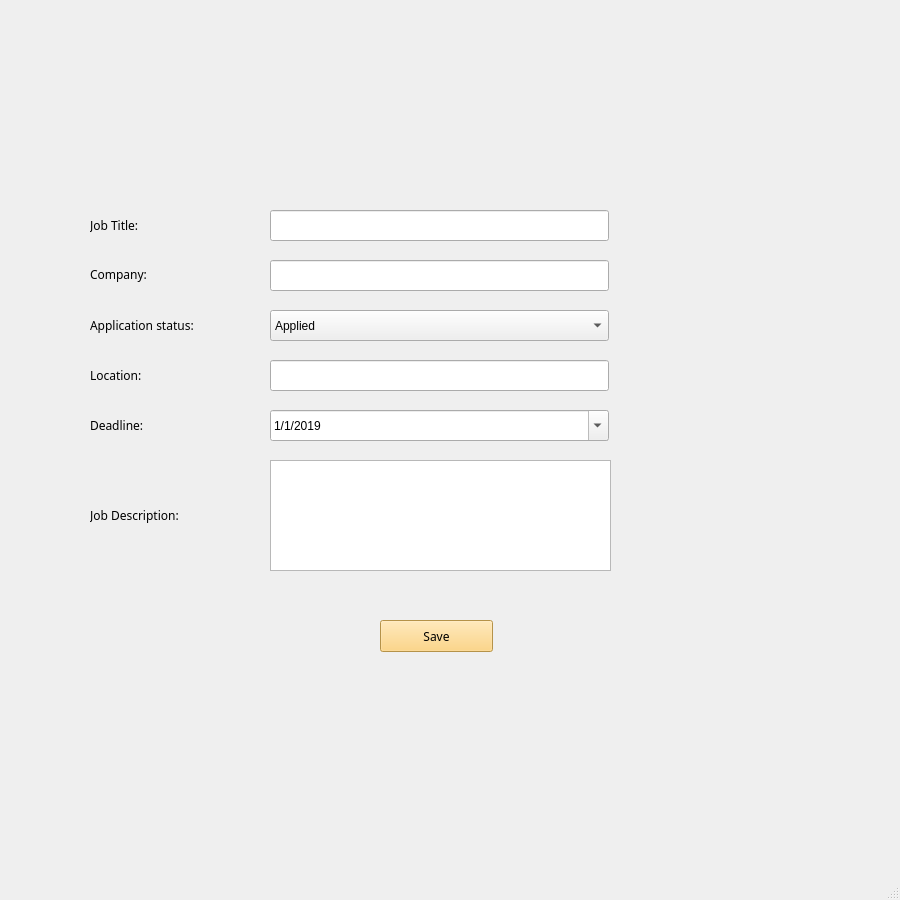
<?xml version="1.0" encoding="UTF-8"?>
<ui version="4.0">
 <class>MainWindow</class>
 <widget class="QMainWindow" name="MainWindow">
  <property name="geometry">
   <rect>
    <x>0</x>
    <y>0</y>
    <width>900</width>
    <height>900</height>
   </rect>
  </property>
  <property name="minimumSize">
   <size>
    <width>900</width>
    <height>900</height>
   </size>
  </property>
  <property name="maximumSize">
   <size>
    <width>900</width>
    <height>900</height>
   </size>
  </property>
  <property name="windowTitle">
   <string>MainWindow</string>
  </property>
  <widget class="QWidget" name="centralwidget">
   <widget class="QPushButton" name="save">
    <property name="geometry">
     <rect>
      <x>380</x>
      <y>620</y>
      <width>113</width>
      <height>32</height>
     </rect>
    </property>
    <property name="font">
     <font>
      <family>Avenir</family>
     </font>
    </property>
    <property name="styleSheet">
     <string notr="true">background-color: rgb(254, 204, 102);</string>
    </property>
    <property name="text">
     <string>Save</string>
    </property>
   </widget>
   <widget class="QLabel" name="label">
    <property name="geometry">
     <rect>
      <x>90</x>
      <y>500</y>
      <width>171</width>
      <height>31</height>
     </rect>
    </property>
    <property name="font">
     <font>
      <family>Avenir</family>
     </font>
    </property>
    <property name="text">
     <string>Job Description:</string>
    </property>
   </widget>
   <widget class="QPlainTextEdit" name="job_description">
    <property name="geometry">
     <rect>
      <x>270</x>
      <y>460</y>
      <width>341</width>
      <height>111</height>
     </rect>
    </property>
   </widget>
   <widget class="QLabel" name="job_title">
    <property name="geometry">
     <rect>
      <x>90</x>
      <y>210</y>
      <width>171</width>
      <height>31</height>
     </rect>
    </property>
    <property name="font">
     <font>
      <family>Avenir</family>
     </font>
    </property>
    <property name="text">
     <string>&lt;html&gt;&lt;head/&gt;&lt;body&gt;&lt;p&gt;Job Title: &lt;/p&gt;&lt;/body&gt;&lt;/html&gt;</string>
    </property>
   </widget>
   <widget class="QLineEdit" name="job_title_edit">
    <property name="geometry">
     <rect>
      <x>270</x>
      <y>210</y>
      <width>339</width>
      <height>31</height>
     </rect>
    </property>
   </widget>
   <widget class="QLabel" name="company">
    <property name="geometry">
     <rect>
      <x>90</x>
      <y>260</y>
      <width>171</width>
      <height>29</height>
     </rect>
    </property>
    <property name="font">
     <font>
      <family>Avenir</family>
     </font>
    </property>
    <property name="text">
     <string>Company:</string>
    </property>
   </widget>
   <widget class="QLineEdit" name="company_edit">
    <property name="geometry">
     <rect>
      <x>270</x>
      <y>260</y>
      <width>339</width>
      <height>31</height>
     </rect>
    </property>
   </widget>
   <widget class="QLabel" name="location">
    <property name="geometry">
     <rect>
      <x>90</x>
      <y>360</y>
      <width>171</width>
      <height>31</height>
     </rect>
    </property>
    <property name="font">
     <font>
      <family>Avenir</family>
     </font>
    </property>
    <property name="text">
     <string>Location:</string>
    </property>
   </widget>
   <widget class="QLineEdit" name="location_edit">
    <property name="geometry">
     <rect>
      <x>270</x>
      <y>360</y>
      <width>339</width>
      <height>31</height>
     </rect>
    </property>
   </widget>
   <widget class="QLabel" name="deadline">
    <property name="geometry">
     <rect>
      <x>90</x>
      <y>410</y>
      <width>171</width>
      <height>31</height>
     </rect>
    </property>
    <property name="font">
     <font>
      <family>Avenir</family>
     </font>
    </property>
    <property name="text">
     <string>Deadline:</string>
    </property>
   </widget>
   <widget class="QDateTimeEdit" name="application_date">
    <property name="geometry">
     <rect>
      <x>270</x>
      <y>410</y>
      <width>339</width>
      <height>31</height>
     </rect>
    </property>
    <property name="dateTime">
     <datetime>
      <hour>0</hour>
      <minute>0</minute>
      <second>0</second>
      <year>2019</year>
      <month>1</month>
      <day>1</day>
     </datetime>
    </property>
    <property name="maximumDateTime">
     <datetime>
      <hour>23</hour>
      <minute>59</minute>
      <second>59</second>
      <year>7999</year>
      <month>10</month>
      <day>30</day>
     </datetime>
    </property>
    <property name="minimumDate">
     <date>
      <year>1950</year>
      <month>1</month>
      <day>1</day>
     </date>
    </property>
    <property name="displayFormat">
     <string>M/d/yyyy</string>
    </property>
    <property name="calendarPopup">
     <bool>true</bool>
    </property>
   </widget>
   <widget class="QLabel" name="status_2">
    <property name="geometry">
     <rect>
      <x>90</x>
      <y>310</y>
      <width>171</width>
      <height>31</height>
     </rect>
    </property>
    <property name="font">
     <font>
      <family>Avenir</family>
     </font>
    </property>
    <property name="text">
     <string>&lt;html&gt;&lt;head/&gt;&lt;body&gt;&lt;p&gt;Application status: &lt;/p&gt;&lt;/body&gt;&lt;/html&gt;</string>
    </property>
   </widget>
   <widget class="QComboBox" name="status">
    <property name="geometry">
     <rect>
      <x>270</x>
      <y>310</y>
      <width>339</width>
      <height>31</height>
     </rect>
    </property>
    <property name="modelColumn">
     <number>0</number>
    </property>
    <item>
     <property name="text">
      <string>Applied</string>
     </property>
    </item>
    <item>
     <property name="text">
      <string>Interview</string>
     </property>
    </item>
    <item>
     <property name="text">
      <string>Hired</string>
     </property>
    </item>
    <item>
     <property name="text">
      <string>Failed</string>
     </property>
    </item>
   </widget>
   <widget class="QLabel" name="label_2">
    <property name="geometry">
     <rect>
      <x>370</x>
      <y>40</y>
      <width>131</width>
      <height>71</height>
     </rect>
    </property>
    <property name="text">
     <string/>
    </property>
    <property name="pixmap">
     <pixmap>../../sales tax/logos/logo.png</pixmap>
    </property>
   </widget>
  </widget>
  <widget class="QStatusBar" name="statusbar"/>
 </widget>
 <resources/>
 <connections/>
</ui>
